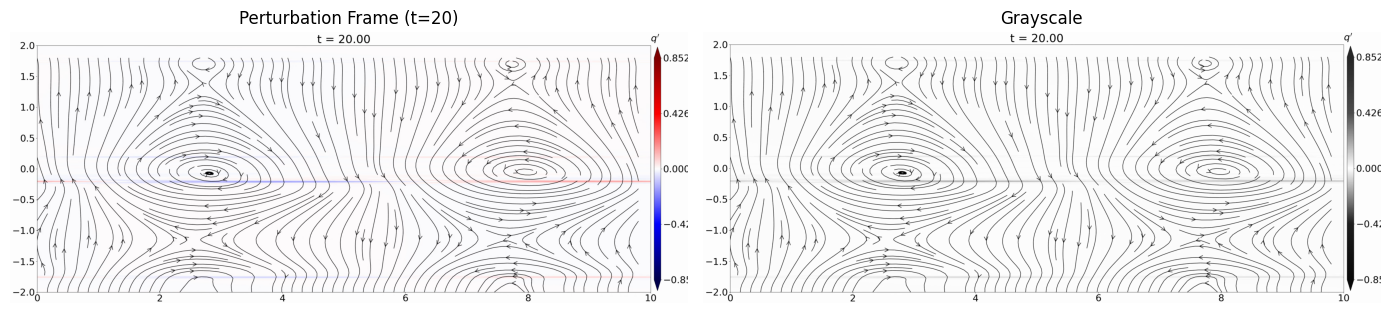
#> input picture pert_analysis.png, 1389 x 313 px, given in place of solve_2D_nonlinear_case1_abg0.05_ap0.05_k1_pert.mp4, which was not available
$ python measure_wave_speed.py
#> lines starting #> are read from the running program, lines starting #| are printed output that depends on the picture; after the words box and inside, x2 and y2 are one past the last pixel; in counts of white or black regions, pixels touching at a corner belong together; pictures that were not available may be replaced by others from this repository, and a replacement may not be noted
#> further down, frame is the input picture: shape (313, 1389, 3); mean B, G, R 239.6, 238.8, 239.5
import cv2
import numpy as np
import os
import glob

DL = os.path.expanduser("~/Downloads")
OUT = "/Users/coalminer/Desktop/流体模拟/HW1/wave_speed"
os.makedirs(OUT, exist_ok=True)

VIDEOS = {
    "a0.05": "solve_2D_nonlinear_case1_abg0.05_ap0.05_k1_pert.mp4",
    "a0.08": "solve_2D_nonlinear_case1_abg0.08_ap0.08_k1_pert.mp4",
    "a0.1": "solve_2D_nonlinear_case1_ap0.1_k1_pert.mp4",
    "a0.2": "solve_2D_nonlinear_case1_abg0.2_ap0.2_k1_pert.mp4",
}

# 视频参数（从 solve_k1.py 等脚本）
Lx = 10.0
T_total = 50.0
N_frames = 501
dt = T_total / (N_frames - 1)  # 0.1

# 绘图区域校准（从视频帧目测）
# x 轴：像素 100..2800 对应 [0, 10]
# y 轴：像素 100..1100 对应 [-2, 2]
X_PIX_MIN, X_PIX_MAX = 100, 2800
Y_PIX_MIN, Y_PIX_MAX = 100, 1100
X_DATA_MIN, X_DATA_MAX = 0.0, 10.0
Y_DATA_MIN, Y_DATA_MAX = -2.0, 2.0

def pix_to_x(px):
    return X_DATA_MIN + (px - X_PIX_MIN) / (X_PIX_MAX - X_PIX_MIN) * (X_DATA_MAX - X_DATA_MIN)

def pix_to_y(py):
    return Y_DATA_MAX - (py - Y_PIX_MIN) / (Y_PIX_MAX - Y_PIX_MIN) * (Y_DATA_MAX - Y_DATA_MIN)


def extract_wavepacket_center(frame_bgr):
    """从渲染帧提取右行波包中心 x 坐标（物理单位）"""
    h, w = frame_bgr.shape[:2]
#> h = 313; w = 1389
    # 裁剪绘图区域
    crop = frame_bgr[Y_PIX_MIN:Y_PIX_MAX, X_PIX_MIN:X_PIX_MAX]
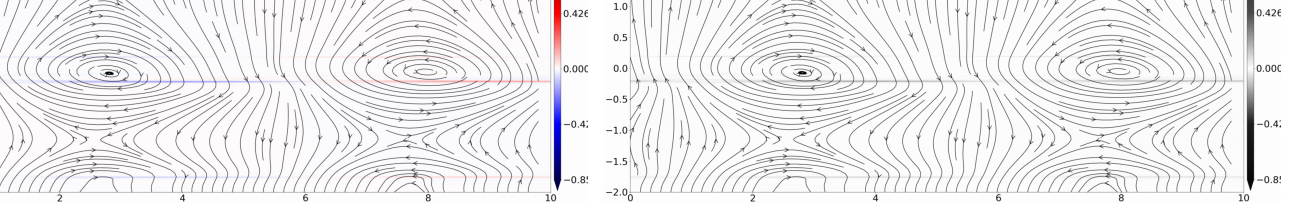
#> crop: shape (213, 1289, 3); mean B, G, R 237.4, 236.3, 237.1
    # 转 HSV 提取蓝色（负扰动）和红色（正扰动）
    hsv = cv2.cvtColor(crop, cv2.COLOR_BGR2HSV)
#> hsv: shape (213, 1289, 3); mean H, S, V 52.5, 2, 238
    # 蓝色：H ~ 100-140
    blue_mask = cv2.inRange(hsv, (100, 80, 80), (140, 255, 255))
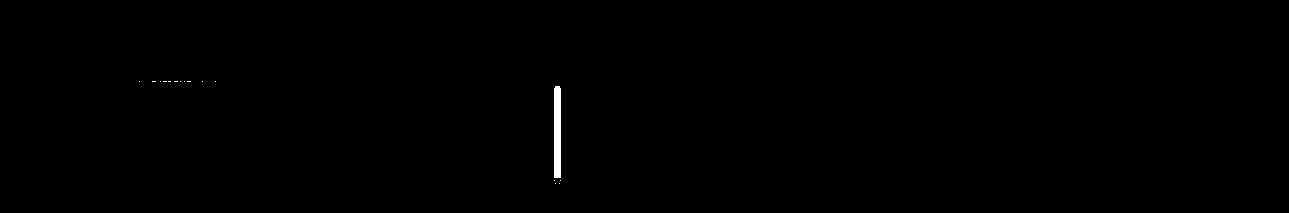
#> blue_mask: shape (213, 1289); 0.24% white; 16 white regions (15 under 20 px), largest, box (x1, y1, x2, y2) and area: (554, 86, 561, 178) 640
    # 红色：H ~ 0-10 或 160-180
    red_mask1 = cv2.inRange(hsv, (0, 80, 80), (10, 255, 255))
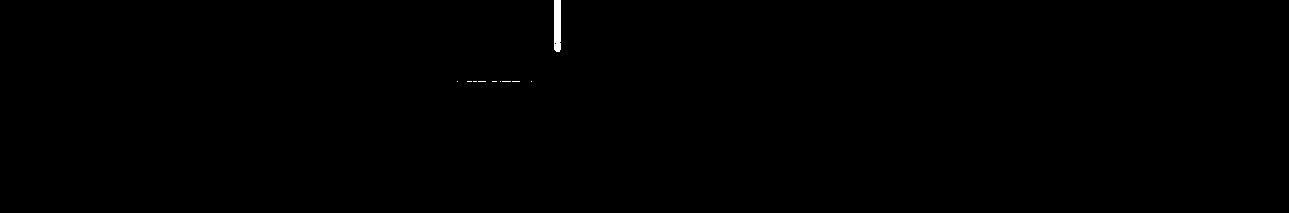
#> red_mask1: shape (213, 1289); 0.15% white; 10 white regions (9 under 20 px), largest, box (x1, y1, x2, y2) and area: (554, 0, 561, 52) 357
    red_mask2 = cv2.inRange(hsv, (160, 80, 80), (180, 255, 255))
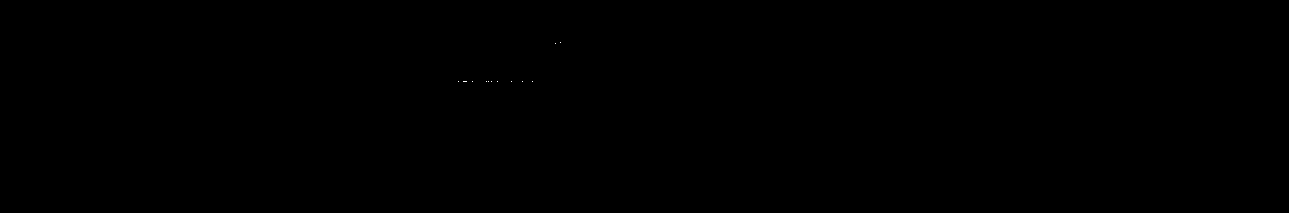
#> red_mask2: shape (213, 1289); 0.01% white in thin lines or dots, all inside (x1, y1, x2, y2) = (458, 42, 561, 82)
    red_mask = cv2.bitwise_or(red_mask1, red_mask2)
#> red_mask: shape (213, 1289); 0.15% white; 10 white regions (9 under 20 px), largest, box (x1, y1, x2, y2) and area: (554, 0, 561, 52) 359
    # 扰动 = 蓝色 ∪ 红色
    pert_mask = cv2.bitwise_or(blue_mask, red_mask)
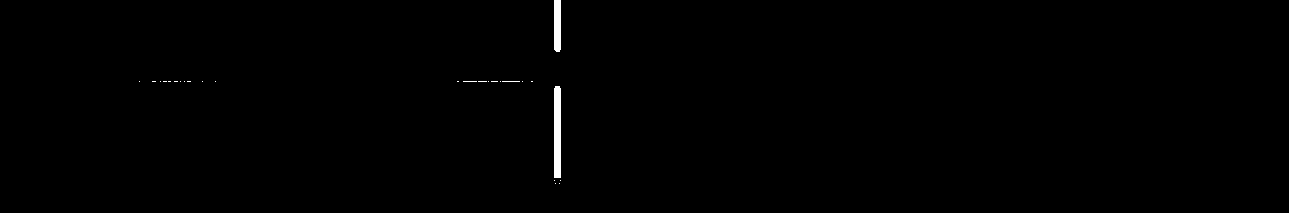
#> pert_mask: shape (213, 1289); 0.39% white; 26 white regions (24 under 20 px), largest, box (x1, y1, x2, y2) and area: (554, 86, 561, 178) 640, (554, 0, 561, 52) 359
    # 取 y=0 附近 ±50 像素的条带（物理 y ∈ [-0.5, 0.5]）
    y_center_pix = (Y_PIX_MAX - Y_PIX_MIN) // 2
    band = pert_mask[y_center_pix-50:y_center_pix+50, :]
#> band = empty array
    # 沿 y 积分得到扰动强度剖面 I(x_pix)
    profile = band.sum(axis=0).astype(float)
#> profile = 1289 values from 0 to 0
    # 找右行波包：x_pix > 初始位置（初始波包在 x≈1，对应像素 ~380）
    # 取 x_pix > 500 的部分
    profile_right = profile.copy()
#> profile_right = 1289 values from 0 to 0
    profile_right[:500] = 0
    if profile_right.sum() < 100:
        return None  # 无扰动
    # 质心
    x_pix = np.arange(len(profile_right))
    x_center_pix = (x_pix * profile_right).sum() / profile_right.sum()
    return pix_to_x(x_center_pix)


results = {}
for label, fname in VIDEOS.items():
    path = os.path.join(DL, fname)
    cap = cv2.VideoCapture(path)
    centers = []
    times = []
    frame_idx = 0
    while True:
        ok, frame = cap.read()
        if not ok:
            break
        t = frame_idx * dt
        xc = extract_wavepacket_center(frame)
        if xc is not None:
            centers.append(xc)
            times.append(t)
        frame_idx += 1
    cap.release()
    results[label] = (np.array(times), np.array(centers))
    print(f"{label}: {len(centers)} frames, x range [{min(centers):.2f}, {max(centers):.2f}]")

# 拟合速度：x(t) = x0 + v*t
print("\n=== 传播速率 ===")
for label, (times, centers) in results.items():
    # 取 t > 5 的数据（避开初始 transient）
    mask = times > 5.0
    if mask.sum() < 10:
        print(f"{label}: 数据不足")
        continue
    t_fit = times[mask]
    x_fit = centers[mask]
    # 线性拟合
    coeffs = np.polyfit(t_fit, x_fit, 1)
    v = coeffs[0]  # 速度（物理单位 / 时间单位）
    x0 = coeffs[1]
    # 残差
    x_pred = np.polyval(coeffs, t_fit)
    rms = np.sqrt(((x_fit - x_pred)**2).mean())
    print(f"{label}: v = {v:.4f} (Lx/T), x0 = {x0:.3f}, RMS = {rms:.3f}")

# 保存数据
for label, (times, centers) in results.items():
    np.savez(os.path.join(OUT, f"{label}_wavepacket.npz"), t=times, x=centers)
print(f"\n数据已保存到 {OUT}")

$ run again, on streamline_analysis.png
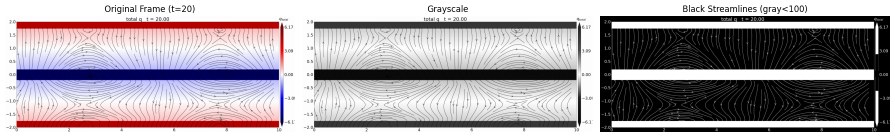
#> input picture streamline_analysis.png, 1790 x 274 px, given in place of solve_2D_nonlinear_case1_abg0.05_ap0.05_k1_pert.mp4, which was not available (shown at 1/2 size)
#> frame is the input picture: shape (274, 1790, 3); mean B, G, R 163.7, 158.8, 166.3
#> hsv: shape (174, 1690, 3); mean H, S, V 22.4, 20.4, 156.7
#> in extract_wavepacket_center, `blue_mask = cv2.inRange(hsv, (100, 80, 80), (140, 255, 255))`:
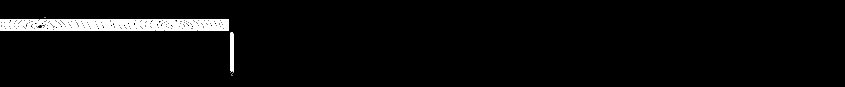
#> blue_mask: shape (174, 1690) (shown at 1/2 size); 3.2% white; 11 white regions (9 under 20 px), largest, box (x1, y1, x2, y2) and area: (0, 38, 458, 61) 8906, (461, 64, 467, 145) 470
#> red_mask1: shape (174, 1690); 2.2% white; 2 white regions, box (x1, y1, x2, y2) and area: (0, 141, 458, 155) 6290, (461, 0, 467, 35) 198
#> red_mask2: shape (174, 1690); 0.04% white in thin lines or dots, all inside (x1, y1, x2, y2) = (0, 27, 466, 155)
#> red_mask: shape (174, 1690); 2.2% white; 3 white regions (1 under 20 px), largest, box (x1, y1, x2, y2) and area: (0, 141, 458, 155) 6407, (461, 0, 467, 35) 201
#> in extract_wavepacket_center, `pert_mask = cv2.bitwise_or(blue_mask, red_mask)`:
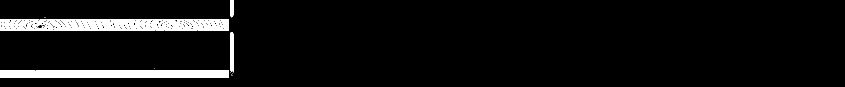
#> pert_mask: shape (174, 1690) (shown at 1/2 size); 5.4% white; 14 white regions (10 under 20 px), largest, box (x1, y1, x2, y2) and area: (0, 38, 458, 61) 8906, (0, 141, 458, 155) 6407, (461, 64, 467, 145) 470, (461, 0, 467, 35) 201
#> band = empty array
#> profile = 1690 values from 0 to 0
